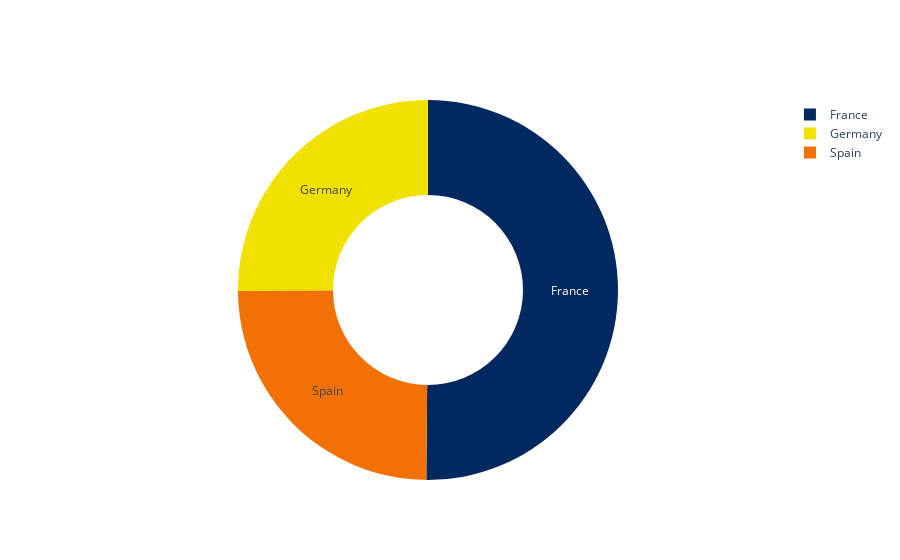

The cell this chart's notebook holds for it:
### Markdown cell above
### pie chart for geographical distribution of all customers

### Code cell
fig = go.Figure(data=[go.Pie(labels=customers['Geography'], values=customers['Count'], textinfo='label',
                             name='Customers Geographical Locations', 
                             marker_colors=customers['Color'], hole=0.5)])

# Show the pie chart
fig.show()

### Figure 1 — Plotly figure (JSON) as saved in the notebook; plotly's stock layout.template omitted (floating-point values rounded to 4 significant figures)
{"data": [{"hole": 0.5, "labels": ["France", "Germany", "Spain"], "marker": {"colors": ["#01295F", "#F0E100", "#F17105"]}, "name": "Customers Geographical Locations", "textinfo": "label", "type": "pie", "values": [5014, 2509, 2477]}], "layout": {"autosize": true}}
